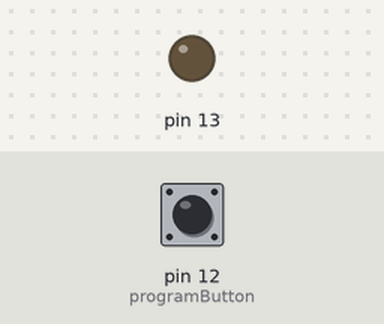
The sketch below on a simulated Arduino Uno, built with avr-gcc and run on an emulated ATmega328P. Parts: output pins drawn as LEDs (lit = HIGH). The inputs (shaded band) are chosen by the test bench; at power-on: pin 12 (programButton) HIGH. What the sketch prints to the serial monitor is not drawn.

Above: at 1.2 s.
1.3 s: pin 12 (programButton) pulled LOW for 0.15 s
At 1.8 s:
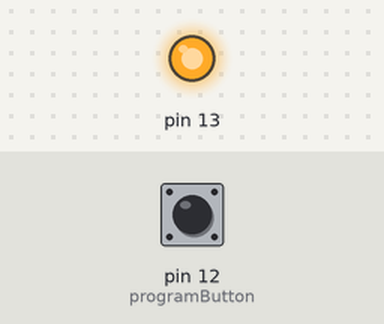
3.4 s: pin 12 (programButton) pulled LOW for 1 s
At 5.9 s:
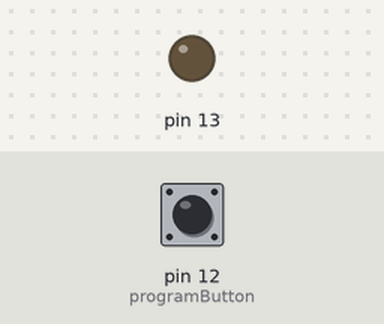
6.2 s: pin 12 (programButton) driven LOW
At 7.2 s:
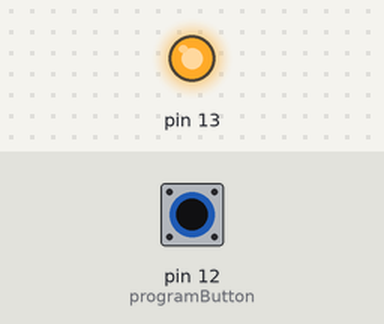
9.2 s: pin 12 (programButton) driven HIGH
At 10.2 s:
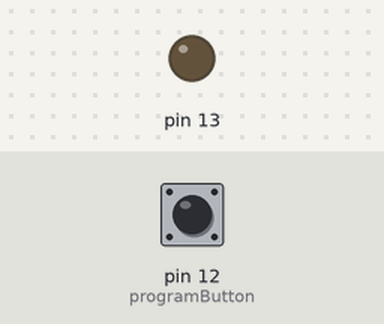
Timing chart, 0 to 12.2 s (numbered marks = the images above; inputs shaded):
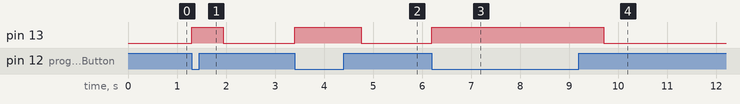

Measured:
- after the input at 1.3 s, pin 13: LOW → HIGH at once, → LOW 0.65 s later
- after the input at 3.4 s, pin 13: LOW → HIGH at once, → LOW 1.4 s later
- after the input at 6.2 s, pin 13: LOW → HIGH at once
- after the input at 9.2 s, pin 13: HIGH → LOW after 0.51 s

The sketch:

Button.ino
```cpp
//Button Keyboard!
bool debug = false;
int programButton = 12;
uint8_t buf[8] = {
  0 };

void setup() {
  Serial.begin(9600);
  pinMode(programButton, INPUT_PULLUP);
  pinMode(13, OUTPUT);

}

void loop() {
  if (digitalRead(programButton) == HIGH) {
    digitalWrite(13, LOW); //Button Not Pressed
  } else {
    digitalWrite(13, HIGH); //Button Pressed
    printString("Kurt's Arduino Keyboard ");
  }
}

void printString(String s){
  for(int i = 0; i < s.length(); i++){
    printChar(s[i]);
  }
}

void printChar(char CHR){
  bool shift = true;
  int numHID = 0;
  int SHIFT_KEY = 225;

  if (CHR > 96){
    if (CHR < 126){
      shift = false; //Lowercase Range
    }
  } else {
    if (CHR > 64){
      if (CHR < 91){
        CHR = CHR + 32; //Only 'lowercase' uppercase letters
      }
    }
  }

  //Array used to find HID #
  char key[73] = {
    '`', //0 - Nothing
    '`', //1
    '`', //2
    '`', //3
    'a', //4
    'b', //5
    'c',
    'd',
    'e',
    'f',
    'g',
    'h',
    'i',
    'j',
    'k',
    'l',
    'm',
    'n',
    'o',
    'p',
    'q',
    'r',
    's',
    't',
    'u',
    'v',
    'w',
    'x',
    'y',
    'z',
    '1',
    '2',
    '3',
    '4',
    '5',
    '6',
    '7',
    '8',
    '9',
    '0',
    '`', //40 - Return
    '`', //41 - Escape
    '`', //42 - Delete
    '`', //43 - Tab
    ' ', //44 - Space
    '-', //45
    '=', //46
    '[', //47
    ']', //48
    '`', //49 - "\"
    '`', //50 - Non US
    ';', //51
    '`', //52 - '
    '~', //53
    ',', //54
    '.', //55
    '/', //56
    '`', //57 - CAPS
    //-----------------------
    //Custom Added (SHIFTERS)
    //-----------------------
    '_', //58 - Underscore: 58 -> SHIFT + 45
    '+', //59 - Plus: 59 -> SHIFT + 46
    '{', //60 - Curl: 60 -> SHIFT + 47
    '}', //61 - Curl: 61 -> SHIFT + 48
    '!', //62 - EXCLAM: 62 -> SHIFT + 30
    '@', //63 - AT: 63 -> SHIFT + 31
    '#', //64 - NUM: 64 -> SHIFT + 32
    '$', //65 - DOL: 65 -> SHIFT + 33
    '%', //66 - PER: 66 -> SHIFT + 34
    '^', //67 - CAR: 67 -> SHIFT + 35
    '&', //68 - AMP: 68 -> SHIFT + 36
    '*', //69 - AST: 69 -> SHIFT + 37
    '(', //70 - PAR: 70 -> SHIFT + 38
    ')', //71 - PAR: 71 -> SHIFT + 39
    ':', //72 - Col: 72 -> SHIFT + 51
  };

  //Find char in Array
  for(int i = 0; i < 73; i++){
    if (debug){
      Serial.print("CHAR: ");
      Serial.print(CHR);
      Serial.print(" curKey: ");
      Serial.println(key[i]);
    }
    if (CHR == key[i]){
      numHID = i;
      break;
    }
  }

  if (debug)
    Serial.print(numHID);

  if (!debug){
    //Determine HID Out
    if (numHID < 57){ //'Normal' Mappings
      if (shift){ //Capital
        sendHID(SHIFT_KEY);
        sendHID(numHID);
        releaseKey();
      } else { //Lower
        sendHID(numHID);
        releaseKey();
      }
    } else { //'Custom' Mappings
      //Not Yet Implemented... (Types a ~ in place)
      sendHID(53);
      releaseKey();
    }
  }
}

void sendHID(int key){
  buf[2] = key;
  Serial.write(buf, 8);
  releaseKey();
}

void releaseKey()
{
  buf[0] = 0;
  buf[2] = 0;
  Serial.write(buf, 8);  // Release key
}
```
